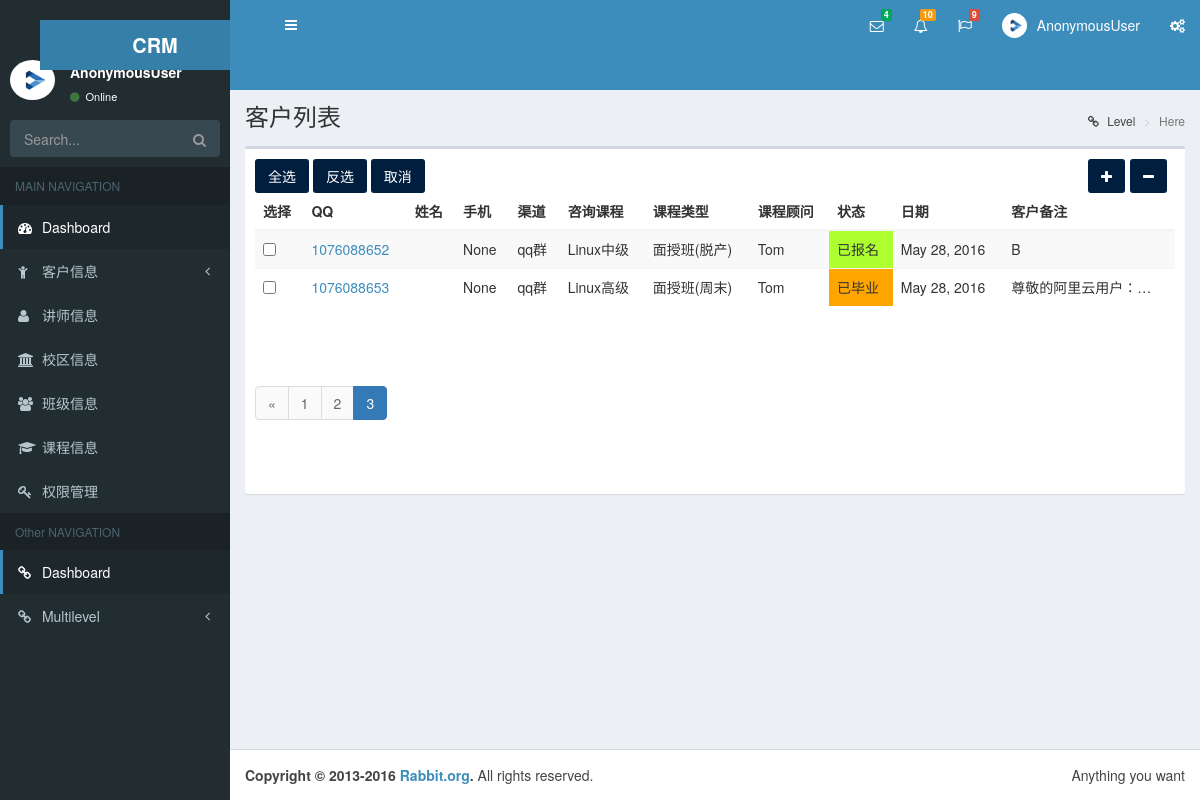
/crm/customer/?page=3, run on an earlier commit of the app's database.
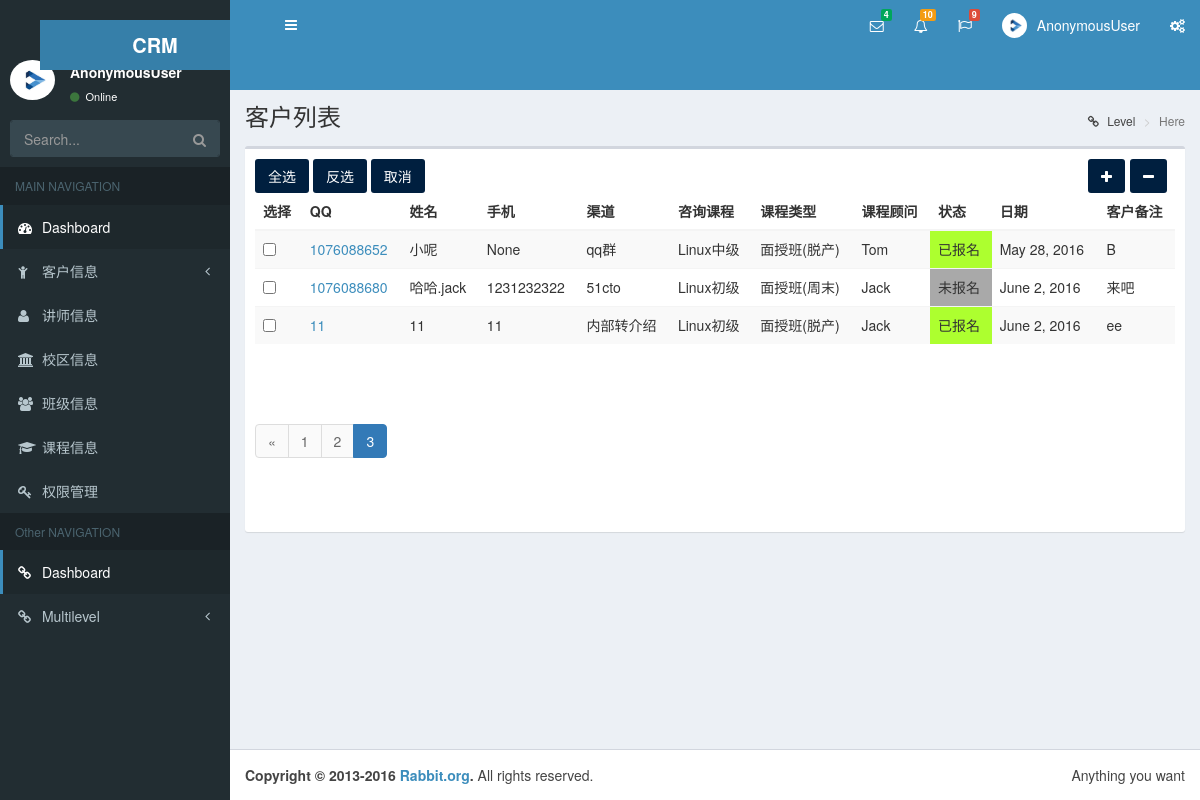
And on a later commit of the database.
### crm_new/models.py (models this page shows, shortened)
class Customer(models.Model):
    qq = models.CharField(max_length=64,unique=True)
    name = models.CharField(max_length=32,blank=True,null=True)
    phone = models.BigIntegerField(blank=True,null=True)
    course = models.ForeignKey('Course')
    course_type = models.CharField(max_length=64,choices=course_type_choices,default='offline_weekend')
    consult_memo = models.TextField()
    source_type_choices = (('qq',u"qq群"),
                   ('referral',u"内部转介绍"),
                   ('51cto',u"51cto"),
                   ('agent',u"招生代理"),
                   ('others',u"其它"),
                   )
    source_type = models.CharField(max_length=64,choices=source_type_choices)
    referral_from = models.ForeignKey('self',blank=True,null=True,related_name="referraled_who")
    status_choices = (('signed',u"已报名"),
                      ('unregistered',u"未报名"),
                      ('graduated',u"已毕业"),
                      ('drop-off',u"退学"),
                      )
    status = models.CharField(choices=status_choices,max_length=64)
    consultant = models.ForeignKey('UserProfile',verbose_name=u"课程顾问")
    class_list = models.ManyToManyField("ClassList",blank=True)
    date = models.DateField(u"咨询日期",auto_now_add=True)

class Course(models.Model):
    name = models.CharField(max_length=64,unique=True)
    online_price = models.IntegerField()
    offline_price = models.IntegerField()
    introduction = models.TextField()
    def __str__(self):
        return  self.name

class UserProfile(models.Model):
    user = models.OneToOneField(User)
    name = models.CharField(max_length=64)
    school = models.ForeignKey('School')
    def __str__(self):
        return self.name
    class Meta:
        permissions =(('view_customer_list', u"可以查看客户列表"),
                      ('view_customer_info',u"可以查看客户详情"),
                      ('edit_own_customer_info',u"可以修改客户信息"),
                      ('view_user_list', u"可以查看用户列表"),
                      ('view_user_info',u"可以查看用户详情"),
                      ('edit_own_user_info',u"可以修改用户信息"),
                      ('view_course_list', u"可以查看课程列表"),
                      ('view_course_info',u"可以查看课程详情"),
                      ('edit_own_course_info',u"可以修改课程信息"),
                      ('view_class_list', u"可以查看班级列表"),
                      ('view_class_info',u"可以查看班级详情"),
                      ('edit_own_class_info',u"可以修改班级信息"),
                      ('view_school_list', u"可以查看校区列表"),
                      ('view_school_info',u"可以查看校区详情"),
                      ('edit_own_school_info',u"可以修改校区信息"),
                      )

### crm_new/views.py (the view)
# urls.py: url(r'^customer/(\d+)/$',views.customer_detail,name="customer_detail" ),
def customer(request):
    if request.method == 'POST':
        form = forms.CustomerModelForm(request.POST)
        print(request.POST)
        if form.is_valid():
            print(request.POST)
            form.save()
    customer_list = models.Customer.objects.all()
    pageinator = Paginator(customer_list,3)
    page = request.GET.get('page')
    try:
        customer_objs = pageinator.page(page)
    except PageNotAnInteger:
        customer_objs = pageinator.page(1)
    except EmptyPage:
        customer_objs = pageinator.page(pageinator.num_pages)
    form = forms.CustomerModelForm()
    return render(request,'crm/customers.html',{'customer_list':customer_objs,
                                                'model_form':form,
                                                })

### crm_new/forms.py
class CustomerModelForm(forms.ModelForm):
    class Meta:
        model = models.Customer
        exclude = ()

### crm_new/templatetags/customer_tag.py (called while the page is built)
@register.simple_tag
def guess_page(current_page,loop_num):
    offset = abs(current_page - loop_num)
    if offset < 3:
        if current_page == loop_num:
            page_ele = '''<li class="active"><a href="?page=%s">%s</a></li>''' %(loop_num,loop_num)
        else:
            page_ele = '''<li ><a href="?page=%s">%s</a></li>''' %(loop_num,loop_num)
        return format_html(page_ele)
    else:
        return ''

### templates/crm/customers.html (shortened to what this page needs)
{% extends 'crm/base_list.html' %}
{% load customer_tag %}
{% block list-head %}
    客户列表
{% endblock %}
{% block list-form-del %}
    <form action="/crm/customer_del/" method="post">
{% endblock %}
{% block list-form-table %}
    <table class="table  table-hover table-striped	 ">
        <thead>
        <tr>
            <th>选择</th>
            <th>QQ</th>
            <th>姓名</th>
            <th>手机</th>
            <th>渠道</th>
            <th>咨询课程</th>
            <th>课程类型</th>
            <th>课程顾问</th>
            <th>状态</th>
            <th>日期</th>
            <th>客户备注</th>
        </tr>
        </thead>
        <tbody>
        {% for item in customer_list %}
            <tr>
                <td><input name="choice" id="ck" type="checkbox"  value='{{ item.id }}' /></td>
                <td><a href="{% url 'customer_detail' item.id  %}">{{ item.qq }}</a></td>
                <td>{{ item.name }}</td>
                <td>{{ item.phone }}</td>
                <td>{{ item.get_source_type_display }}</td>
                <td>{{ item.course }}</td>
                <td>{{ item.get_course_type_display }}</td>
                <td>{{ item.consultant }}</td>
                <td class="{{ item.status }}">{{ item.get_status_display }}</td>
                <td>{{ item.date }}</td>
                <td>{{ item.consult_memo|truncatechars:10 }}</td>
            </tr>
        {% endfor %}
        </tbody>
    </table>
{% endblock %}
{% block pagination %}
    <ul class="pagination" >
        {% if customer_list.has_previous %}
            <li class="">
                <a href="?page={{ customer_list.previous_page_number }}" aria-label="Previous">
                    <span aria-hidden="true">&laquo;</span>
                </a>
            </li>
        {% endif %}
        {% for page_num in customer_list.paginator.page_range %}
            {% guess_page customer_list.number page_num %}
        {% endfor %}
    </ul>
{% endblock %}

### templates/crm/base_list.html (shortened to what this page needs)
{% extends 'crm/lunch.html' %}
{% load customer_tag %}
{% block page-content-head %}
    {% block list-head %}
    {% endblock %}
{% endblock %}
{% block page-content %}
    <div class="box-body">
        {% block list-form-del %}{% endblock %}
            <div class="nav-divider">
                <input class="btn bg-navy" id="checkbox1" type="button" value="全选" onclick="SelectAll(this);"/>
                <input class="btn bg-navy" id="checkbox2" type="button" value="反选" onclick="OtherBind(this)"/>
                <input class="btn bg-navy" id="checkbox3" type="button" value="取消" onclick="NoBind(this)"/>
                <button class="btn bg-navy" type="submit" value="del" style="float: right;margin-right: 8px">
                    <i class="fa fa-minus"></i>
                </button>
                <button class="btn  bg-navy" type="button"  data-toggle="modal" data-target="#myModal" style="float: right;margin-right: 5px">
                    <i class="fa fa-plus"></i>
                </button>
            </div>
            {% block list-form-table %}{% endblock %}
        </form>
        <div class="pagination" style="margin-right: 300px" >
            <nav >
                <ul class="pagination" >
                    {% block pagination %}{% endblock %}
                </ul>
            </nav>
        </div>
    </div>
{% endblock %}

### templates/crm/lunch.html
{% extends 'start.html' %}

### templates/start.html (shortened to what this page needs)
<!DOCTYPE html>
<html>
<head>
    <link rel="stylesheet" href="/static/bootstrap/css/bootstrap.min.css">
    <link rel="stylesheet" href="/static/bootstrap/css/custom.css">
    <link rel="stylesheet" href="/static/bootstrap/css/font-awesome.min.css">
    <link rel="stylesheet" href="/static/bootstrap/css/ionicons.min.css">
    <link rel="stylesheet" href="/static/bootstrap/css/AdminLTE.min.css">
    <link rel="stylesheet" href="/static/bootstrap/css/skins/skin-blue.min.css">
</head>
<body class="hold-transition skin-blue sidebar-mini">
<div class="wrapper">
    <header class="main-header">
        <a href="/crm/" class="logo">
            <span class="logo-lg"><b>CRM</b></span>
        </a>
        <nav class="navbar navbar-static-top" role="navigation">
            <a href="#" class="sidebar-toggle" data-toggle="offcanvas" role="button">
            </a>
            <div class="navbar-custom-menu">
                <ul class="nav navbar-nav">
                    <li class="dropdown messages-menu">
                        <a href="#" class="dropdown-toggle" data-toggle="dropdown">
                            <i class="fa fa-envelope-o"></i>
                            <span class="label label-success">4</span>
                        </a>
                    </li>
                    <li class="dropdown notifications-menu">
                        <a href="#" class="dropdown-toggle" data-toggle="dropdown">
                            <i class="fa fa-bell-o"></i>
                            <span class="label label-warning">10</span>
                        </a>
                    </li>
                    <li class="dropdown tasks-menu">
                        <a href="#" class="dropdown-toggle" data-toggle="dropdown">
                            <i class="fa fa-flag-o"></i>
                            <span class="label label-danger">9</span>
                        </a>
                    </li>
                    <li class="dropdown user user-menu">
                        <a href="#" class="dropdown-toggle" data-toggle="dropdown">
                            <img src="/static/img/h.png" class="user-image" alt="User Image">
                            <span class="hidden-xs"> {{ user }} </span>
                        </a>
                    </li>
                    <li>
                        <a href="#" data-toggle="control-sidebar"><i class="fa fa-gears"></i></a>
                    </li>
                </ul>
            </div>
        </nav>
    </header>
    <aside class="main-sidebar">
        <section class="sidebar">
            <div class="user-panel">
                <div class="pull-left image">
                    <img src="/static/img/h.png" class="img-circle" alt="User Image">
                </div>
                <div class="pull-left info">
                    <p> {{ user }} </p>
                    <a href="#"><i class="fa fa-circle text-success"></i> Online</a>
                </div>
            </div>
            <form action="#" method="get" class="sidebar-form">
                <div class="input-group">
                    <input type="text" name="q" class="form-control" placeholder="Search...">
              <span class="input-group-btn">
                <button type="submit" name="search" id="search-btn" class="btn btn-flat"><i class="fa fa-search"></i>
                </button>
              </span>
                </div>
            </form>
            <ul class="sidebar-menu">
                <li class="header">MAIN NAVIGATION</li>
                <li class="active"><a href="#"><i class="fa fa-dashboard"></i> <span>Dashboard</span></a></li>
                <li class="treeview">
                    <a href="#"><i class="fa fa-child"></i> <span>客户信息</span><i class="fa fa-angle-left pull-right"></i></a>
                </li>
                <li class=""><a href="/crm/user"><i class="fa fa-user"></i> <span>讲师信息</span></a></li>
                <li class=""><a href="/crm/school"><i class="fa fa-university"></i> <span>校区信息</span></a></li>
                <li class=""><a href="/crm/class_list"><i class="fa fa-users"></i> <span>班级信息</span></a></li>
                <li class=""><a href="/crm/course"><i class="fa fa-graduation-cap"></i> <span>课程信息</span></a></li>
                <li class=""><a href="/crm/authors"><i class="fa fa-key"></i> <span>权限管理</span></a></li>
            </ul>
            <ul class="sidebar-menu">
                <li class="header">Other NAVIGATION</li>
                <li class="active"><a href="#"><i class="fa fa-link"></i> <span>Dashboard</span></a></li>
                <li class="treeview">
                    <a href="#"><i class="fa fa-link"></i> <span>Multilevel</span> <i class="fa fa-angle-left pull-right"></i></a>
                </li>
            </ul>
        </section>
    </aside>
    <div class="content-wrapper">
        <section class="content-header">
            <h1>
                {% block page-content-head %}Dashboard{% endblock %}
            </h1>
            <ol class="breadcrumb">
                <li><a href="#"><i class="fa fa-link"></i> Level</a></li>
                <li class="active">Here</li>
            </ol>
        </section>
        <section class="content">
            <div class="box">
                {% block page-content %}
                {% endblock %}
            </div>
        </section>
    </div>
    <footer class="main-footer">
        <div class="pull-right hidden-xs">
            Anything you want
        </div>
        <strong>Copyright &copy; 2013-2016 <a href="#">Rabbit.org</a>.</strong> All rights reserved.
    </footer>
</div>
</body>
</html>

What changed in the data, as far as the page shows it:
removed Customer: qq "1076088653", phone "None", source_type "qq群", course "Linux高级", course_type "面授班(周末)", consultant "Tom", status "已毕业", date "May 28, 2016", consult_memo "尊敬的阿里云用户：…"
changed Customer "None": name (not shown) → "小呢"
added Customer: qq "1076088680", name "哈哈.jack", phone "1231232322", source_type "51cto", course "Linux初级", course_type "面授班(周末)", consultant "Jack", status "未报名", date "June 2, 2016", consult_memo "来吧"
added Customer: qq "11", name "11", phone "11", source_type "内部转介绍", course "Linux初级", course_type "面授班(脱产)", consultant "Jack", status "已报名", date "June 2, 2016", consult_memo "ee"
